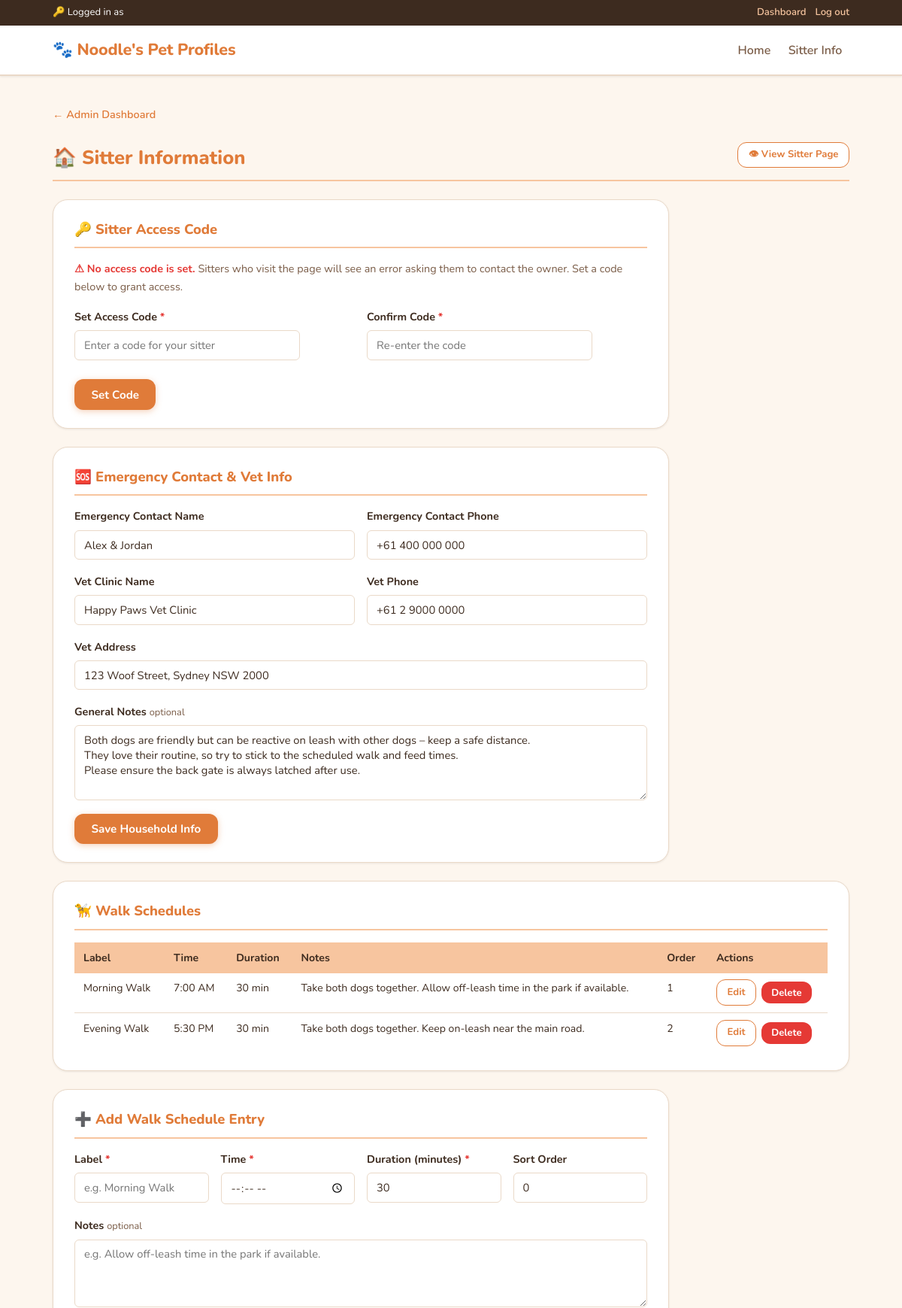
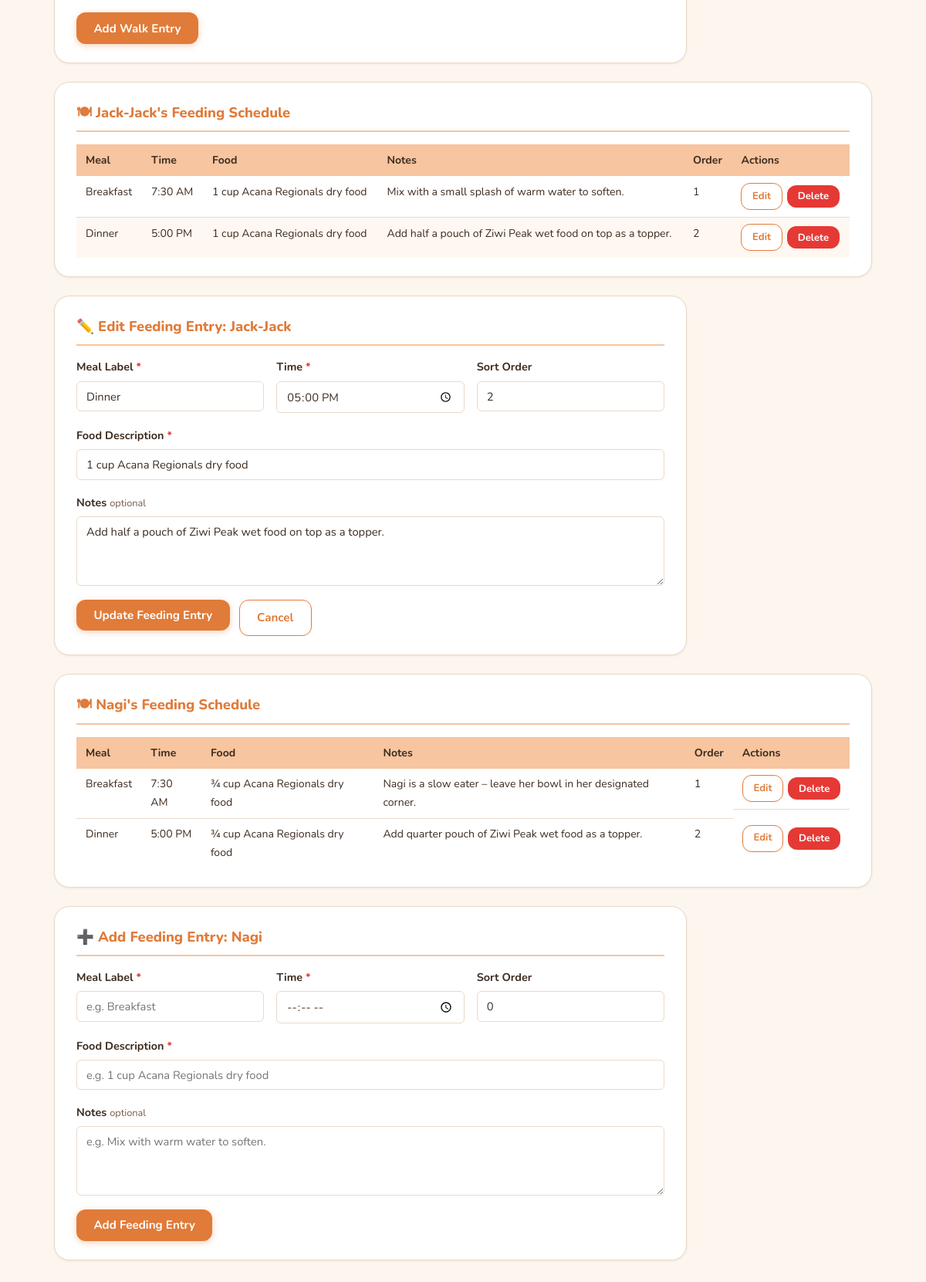
The page /admin/sitter_info.php?edit_feeding=2&pet_id=1 (signed in, upper part) on the database its author committed (2 pictures, top to bottom).
### tables this page shows
CREATE TABLE IF NOT EXISTS sitter_household_info (
    id                      INT UNSIGNED    AUTO_INCREMENT PRIMARY KEY,
    emergency_contact_name  VARCHAR(120)    NOT NULL DEFAULT '',
    emergency_contact_phone VARCHAR(40)     NOT NULL DEFAULT '',
    vet_name                VARCHAR(120)    NOT NULL DEFAULT '',
    vet_phone               VARCHAR(40)     NOT NULL DEFAULT '',
    vet_address             VARCHAR(255)    NOT NULL DEFAULT '',
    general_notes           TEXT,
    created_at              DATETIME        NOT NULL DEFAULT CURRENT_TIMESTAMP,
    updated_at              DATETIME        NOT NULL DEFAULT CURRENT_TIMESTAMP ON UPDATE CURRENT_TIMESTAMP
);

CREATE TABLE IF NOT EXISTS walk_schedules (
    id               INT UNSIGNED    AUTO_INCREMENT PRIMARY KEY,
    label            VARCHAR(80)     NOT NULL,
    walk_time        TIME            NOT NULL,
    duration_minutes SMALLINT UNSIGNED NOT NULL DEFAULT 30,
    notes            TEXT,
    sort_order       TINYINT UNSIGNED NOT NULL DEFAULT 0,
    created_at       DATETIME        NOT NULL DEFAULT CURRENT_TIMESTAMP
);

CREATE TABLE IF NOT EXISTS `pets` (
    `id`              INT UNSIGNED     NOT NULL AUTO_INCREMENT,
    `name`            VARCHAR(100)     NOT NULL,
    `species`         VARCHAR(50)      NOT NULL DEFAULT 'Dog',
    `breed`           VARCHAR(100)     NOT NULL,
    `gender`          ENUM('Male','Female','Unknown') NOT NULL DEFAULT 'Unknown',
    `birthday`        DATE             NULL,
    `weight_kg`       DECIMAL(5,2)     NULL,
    `color`           VARCHAR(100)     NOT NULL,
    `description`     TEXT             NULL,
    `personality`     TEXT             NULL,
    `favourite_toy`   VARCHAR(150)     NULL,
    `favourite_food`  VARCHAR(150)     NULL,
    `photo_url`       VARCHAR(500)     NULL,
    `important_note`  TEXT             NULL,
    `created_at`      TIMESTAMP        NOT NULL DEFAULT CURRENT_TIMESTAMP,
    `updated_at`      TIMESTAMP        NOT NULL DEFAULT CURRENT_TIMESTAMP ON UPDATE CURRENT_TIMESTAMP,
    PRIMARY KEY (`id`)
);

CREATE TABLE IF NOT EXISTS feeding_schedules (
    id               INT UNSIGNED    AUTO_INCREMENT PRIMARY KEY,
    pet_id           INT UNSIGNED    NOT NULL,
    meal_label       VARCHAR(80)     NOT NULL,
    feed_time        TIME            NOT NULL,
    food_description VARCHAR(255)    NOT NULL,
    notes            TEXT,
    sort_order       TINYINT UNSIGNED NOT NULL DEFAULT 0,
    created_at       DATETIME        NOT NULL DEFAULT CURRENT_TIMESTAMP,
    CONSTRAINT fk_feeding_pet FOREIGN KEY (pet_id) REFERENCES pets (id) ON DELETE CASCADE
);

### src/admin/sitter_info.php (the view, shortened to what the rows shown need)
<?php
require_once __DIR__ . '/../includes/pet_model.php';
$householdInfo = getHouseholdSitterInfo();
$walkSchedules = getAllWalkSchedules();
$pets          = getAllPets();
$feedingByPet = [];
foreach ($pets as $pet) {
    $feedingByPet[(int)$pet['id']] = getFeedingSchedulesByPetId((int)$pet['id']);
}
$editWalk   = null;
$editFeeding   = null;
$editFeedingId = filter_input(INPUT_GET, 'edit_feeding', FILTER_VALIDATE_INT);
$feedingPetId  = filter_input(INPUT_GET, 'pet_id', FILTER_VALIDATE_INT);
if ($editFeedingId && $editFeedingId > 0) {
    $candidate = getFeedingScheduleById($editFeedingId);
    if ($candidate) {
        $editFeeding  = $candidate;
        $feedingPetId = (int)$candidate['pet_id'];
    }
}
require_once __DIR__ . '/../includes/header.php';
?>
<div class="section-heading-row" style="margin-bottom:1.5rem">
    <h1 class="admin-page-title" style="margin-bottom:0">🏠 Sitter Information</h1>
</div>
<div class="admin-section admin-form-section">
    <h2 class="section-heading">🔑 Sitter Access Code</h2>
</div>
<div class="admin-section admin-form-section">
    <h2 class="section-heading">🆘 Emergency Contact &amp; Vet Info</h2>
    <form method="post" action="/admin/sitter_info_save.php">
        <div class="form-row">
            <div class="form-group">
                <label for="emergency_contact_name" class="form-label">Emergency Contact Name</label>
                <input
                    type="text"
                    id="emergency_contact_name"
                    name="emergency_contact_name"
                    class="form-input"
                    maxlength="120"
                    placeholder="e.g. Alex &amp; Jordan"
                    value="<?= htmlspecialchars($householdInfo['emergency_contact_name'] ?? '') ?>"
                >
            </div>
            <div class="form-group">
                <label for="emergency_contact_phone" class="form-label">Emergency Contact Phone</label>
                <input
                    type="text"
                    id="emergency_contact_phone"
                    name="emergency_contact_phone"
                    class="form-input"
                    maxlength="40"
                    placeholder="e.g. +61 400 000 000"
                    value="<?= htmlspecialchars($householdInfo['emergency_contact_phone'] ?? '') ?>"
                >
            </div>
        </div>
        <div class="form-row">
            <div class="form-group">
                <label for="vet_name" class="form-label">Vet Clinic Name</label>
                <input
                    type="text"
                    id="vet_name"
                    name="vet_name"
                    class="form-input"
                    maxlength="120"
                    placeholder="e.g. Happy Paws Vet Clinic"
                    value="<?= htmlspecialchars($householdInfo['vet_name'] ?? '') ?>"
                >
            </div>
            <div class="form-group">
                <label for="vet_phone" class="form-label">Vet Phone</label>
                <input
                    type="text"
                    id="vet_phone"
                    name="vet_phone"
                    class="form-input"
                    maxlength="40"
                    placeholder="e.g. +61 2 9000 0000"
                    value="<?= htmlspecialchars($householdInfo['vet_phone'] ?? '') ?>"
                >
            </div>
        </div>
        <div class="form-group">
            <label for="vet_address" class="form-label">Vet Address</label>
            <input
                type="text"
                id="vet_address"
                name="vet_address"
                class="form-input"
                maxlength="255"
                placeholder="e.g. 123 Woof Street, Sydney NSW 2000"
                value="<?= htmlspecialchars($householdInfo['vet_address'] ?? '') ?>"
            >
        </div>
        <div class="form-group">
            <label for="general_notes" class="form-label">
                General Notes <span class="form-optional">optional</span>
            </label>
            <textarea
                id="general_notes"
                name="general_notes"
                class="form-input form-textarea"
                rows="4"
                placeholder="House rules, gate latching reminders, etc."
            ><?= htmlspecialchars($householdInfo['general_notes'] ?? '') ?></textarea>
        </div>
    </form>
</div>
<?php if (!empty($walkSchedules)): ?>
<div class="admin-section">
    <h2 class="section-heading">🦮 Walk Schedules</h2>
    <div class="admin-section-scroll">
        <table class="data-table">
            <thead>
                <tr>
                    <th>Label</th>
                    <th>Time</th>
                    <th>Duration</th>
                    <th>Notes</th>
                    <th>Order</th>
                    <th>Actions</th>
                </tr>
            </thead>
            <tbody>
                <?php foreach ($walkSchedules as $w): ?>
                <tr <?= ($editWalk && (int)$editWalk['id'] === (int)$w['id']) ? 'class="row-editing"' : '' ?>>
                    <td><?= htmlspecialchars($w['label']) ?></td>
                    <td><?= htmlspecialchars(formatTime($w['walk_time'])) ?></td>
                    <td><?= (int)$w['duration_minutes'] ?> min</td>
                    <td><?= !empty($w['notes']) ? nl2br(htmlspecialchars($w['notes'])) : '—' ?></td>
                    <td><?= (int)$w['sort_order'] ?></td>
                    <td class="admin-actions">
                        <a
                            href="?edit_walk=<?= (int)$w['id'] ?>#walk-form"
                            class="btn btn--sm btn--secondary"
                        >Edit</a>
                        <form
                            method="post"
                            action="/admin/walk_schedule_delete.php"
                            onsubmit="return confirm('Delete this walk schedule entry?')"
                        >
                            <button type="submit" class="btn btn--sm btn--danger">Delete</button>
                        </form>
                    </td>
                </tr>
                <?php endforeach; ?>
            </tbody>
        </table>
    </div>
</div>
<?php endif; ?>
<div class="admin-section admin-form-section" id="walk-form">
    <h2 class="section-heading">
        <?= $editWalk ? '✏️ Edit Walk Schedule Entry' : '➕ Add Walk Schedule Entry' ?>
    </h2>
</div>
<?php foreach ($pets as $pet):
    $petId      = (int)$pet['id'];
    $petFeeding = $feedingByPet[$petId] ?? [];
    $isEditingThisPet = ($feedingPetId === $petId);
?>
<?php if (!empty($petFeeding)): ?>
<div class="admin-section">
    <h2 class="section-heading">
        🍽 <?= htmlspecialchars($pet['name']) ?>'s Feeding Schedule
    </h2>
    <div class="admin-section-scroll">
        <table class="data-table">
            <thead>
                <tr>
                    <th>Meal</th>
                    <th>Time</th>
                    <th>Food</th>
                    <th>Notes</th>
                    <th>Order</th>
                    <th>Actions</th>
                </tr>
            </thead>
            <tbody>
                <?php foreach ($petFeeding as $meal): ?>
                <tr <?= ($editFeeding && (int)$editFeeding['id'] === (int)$meal['id']) ? 'class="row-editing"' : '' ?>>
                    <td><?= htmlspecialchars($meal['meal_label']) ?></td>
                    <td><?= htmlspecialchars(formatTime($meal['feed_time'])) ?></td>
                    <td><?= htmlspecialchars($meal['food_description']) ?></td>
                    <td><?= !empty($meal['notes']) ? nl2br(htmlspecialchars($meal['notes'])) : '—' ?></td>
                    <td><?= (int)$meal['sort_order'] ?></td>
                    <td class="admin-actions">
                        <a
                            href="?edit_feeding=<?= (int)$meal['id'] ?>&pet_id=<?= $petId ?>#feeding-form-<?= $petId ?>"
                            class="btn btn--sm btn--secondary"
                        >Edit</a>
                        <form
                            method="post"
                            action="/admin/feeding_schedule_delete.php"
                            onsubmit="return confirm('Delete this feeding entry?')"
                        >
                            <button type="submit" class="btn btn--sm btn--danger">Delete</button>
                        </form>
                    </td>
                </tr>
                <?php endforeach; ?>
            </tbody>
        </table>
    </div>
</div>
<?php endif; ?>
<div class="admin-section admin-form-section" id="feeding-form-<?= $petId ?>">
    <h2 class="section-heading">
        <?= ($isEditingThisPet && $editFeeding)
            ? '✏️ Edit Feeding Entry: ' . htmlspecialchars($pet['name'])
            : '➕ Add Feeding Entry: ' . htmlspecialchars($pet['name']) ?>
    </h2>
    <form method="post" action="/admin/feeding_schedule_save.php">
        <div class="form-row">
            <div class="form-group">
                <label for="meal_label_<?= $petId ?>" class="form-label">
                    Meal Label <span class="form-required">*</span>
                </label>
                <input
                    type="text"
                    id="meal_label_<?= $petId ?>"
                    name="meal_label"
                    class="form-input"
                    required
                    maxlength="80"
                    placeholder="e.g. Breakfast"
                    value="<?= htmlspecialchars(($isEditingThisPet && $editFeeding) ? $editFeeding['meal_label'] : '') ?>"
                >
            </div>
            <div class="form-group">
                <label for="feed_time_<?= $petId ?>" class="form-label">
                    Time <span class="form-required">*</span>
                </label>
                <input
                    type="time"
                    id="feed_time_<?= $petId ?>"
                    name="feed_time"
                    class="form-input"
                    required
                    value="<?= htmlspecialchars(($isEditingThisPet && $editFeeding) ? substr($editFeeding['feed_time'], 0, 5) : '') ?>"
                >
            </div>
            <div class="form-group">
                <label for="sort_order_<?= $petId ?>" class="form-label">Sort Order</label>
                <input
                    type="number"
                    id="sort_order_<?= $petId ?>"
                    name="sort_order"
                    class="form-input"
                    min="0"
                    max="255"
                    placeholder="0"
                    value="<?= htmlspecialchars((string)(($isEditingThisPet && $editFeeding) ? $editFeeding['sort_order'] : '0')) ?>"
                >
            </div>
        </div>
        <div class="form-group">
            <label for="food_desc_<?= $petId ?>" class="form-label">
                Food Description <span class="form-required">*</span>
            </label>
            <input
                type="text"
                id="food_desc_<?= $petId ?>"
                name="food_description"
                class="form-input"
                required
                maxlength="255"
                placeholder="e.g. 1 cup Acana Regionals dry food"
                value="<?= htmlspecialchars(($isEditingThisPet && $editFeeding) ? $editFeeding['food_description'] : '') ?>"
            >
        </div>
        <div class="form-group">
            <label for="feeding_notes_<?= $petId ?>" class="form-label">
                Notes <span class="form-optional">optional</span>
            </label>
            <textarea
                id="feeding_notes_<?= $petId ?>"
                name="notes"
                class="form-input form-textarea"
                rows="3"
                placeholder="e.g. Mix with warm water to soften."
            ><?= htmlspecialchars(($isEditingThisPet && $editFeeding) ? $editFeeding['notes'] : '') ?></textarea>
        </div>
        <div class="form-actions">
            <button type="submit" class="btn btn--primary">
                <?= ($isEditingThisPet && $editFeeding) ? 'Update Feeding Entry' : 'Add Feeding Entry' ?>
            </button>
            <?php if ($isEditingThisPet && $editFeeding): ?>
                <a href="/admin/sitter_info.php#feeding-form-<?= $petId ?>" class="btn btn--secondary">Cancel</a>
            <?php endif; ?>
        </div>
    </form>
</div>
<?php endforeach; ?>
<?php require_once __DIR__ . '/../includes/footer.php'; ?>

### rows shown on the page
sitter_household_info: emergency_contact_name "Alex & Jordan", emergency_contact_phone "+61 400 000 000", vet_name "Happy Paws Vet Clinic", vet_phone "+61 2 9000 0000", vet_address "123 Woof Street, Sydney NSW 2000", general_notes "Both dogs are friendly but can be reactive on leash with other dogs – keep a safe distance. They love their routine, so try to stick to the scheduled walk and feed times. Please ensure the back gate is always latched after use."
walk_schedules: label "Morning Walk", walk_time "7:00 AM", duration_minutes "30", notes "Take both dogs together. Allow off-leash time in the park if available.", sort_order "1"
walk_schedules: label "Evening Walk", walk_time "5:30 PM", duration_minutes "30", notes "Take both dogs together. Keep on-leash near the main road.", sort_order "2"
pets: name "Jack-Jack", notes "Add half a pouch of Ziwi Peak wet food on top as a topper.", shows "Update Feeding Entry"
feeding_schedules: meal_label "Breakfast", feed_time "7:30 AM", food_description "1 cup Acana Regionals dry food", notes "Mix with a small splash of warm water to soften.", sort_order "1"
feeding_schedules: meal_label "Dinner", feed_time "5:00 PM", food_description "1 cup Acana Regionals dry food", notes "Add half a pouch of Ziwi Peak wet food on top as a topper.", sort_order "2", feed_time "17:00", sort_order "0"
pets: name "Nagi", notes "e.g. Mix with warm water to soften.", shows "Add Feeding Entry"
feeding_schedules: meal_label "Breakfast", feed_time "7:30 AM", food_description "¾ cup Acana Regionals dry food", notes "Nagi is a slow eater – leave her bowl in her designated corner.", sort_order "1"
feeding_schedules: meal_label "Dinner", feed_time "5:00 PM", food_description "¾ cup Acana Regionals dry food", notes "Add quarter pouch of Ziwi Peak wet food as a topper.", sort_order "2"
